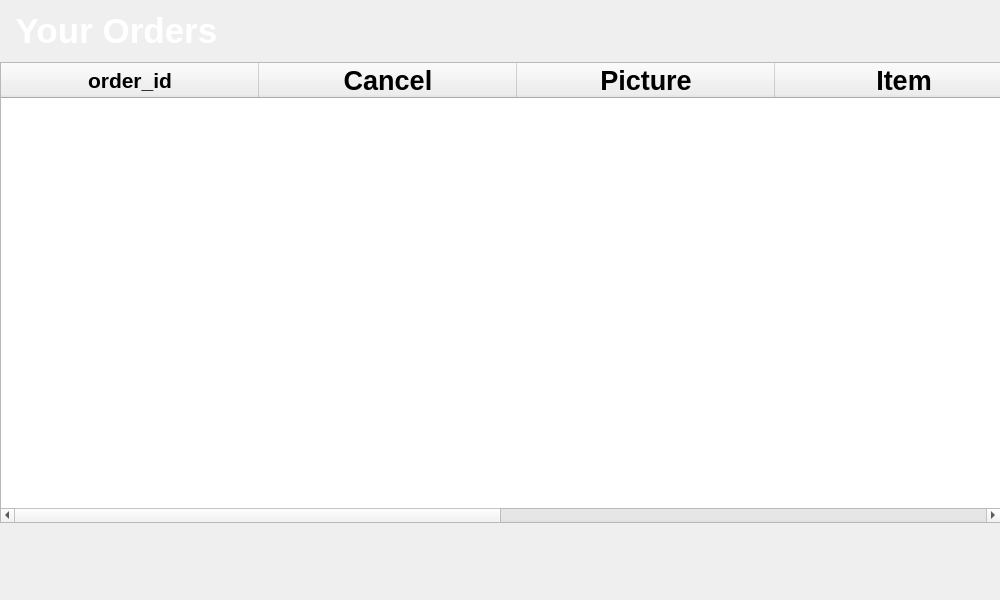
<?xml version="1.0" encoding="UTF-8"?>
<ui version="4.0">
 <class>MainWindow</class>
 <widget class="QMainWindow" name="MainWindow">
  <property name="geometry">
   <rect>
    <x>0</x>
    <y>0</y>
    <width>1000</width>
    <height>600</height>
   </rect>
  </property>
  <property name="minimumSize">
   <size>
    <width>0</width>
    <height>0</height>
   </size>
  </property>
  <property name="windowTitle">
   <string>MainWindow</string>
  </property>
  <property name="styleSheet">
   <string notr="true"/>
  </property>
  <widget class="QWidget" name="centralwidget">
   <widget class="QPushButton" name="pushButton_back">
    <property name="geometry">
     <rect>
      <x>6</x>
      <y>542</y>
      <width>161</width>
      <height>52</height>
     </rect>
    </property>
    <property name="font">
     <font>
      <pointsize>26</pointsize>
      <weight>75</weight>
      <bold>true</bold>
     </font>
    </property>
    <property name="styleSheet">
     <string notr="true">QPushButton{
	background-color: qlineargradient(spread:pad, x1:0, y1:505682, x2:1, y2:0.477, stop:0 rgba(11, 131, 120, 219), stop:1 rgba(85, 98, 112, 226));
	color: rgba(255, 255, 255, 210);
	border-radius: 5px;
}
QPushButton:hover{
	background-color: qlineargradient(spread:pad, x1:0, y1:505682, x2:1, y2:0.477, stop:0 rgba(150, 123, 111, 219), stop:1 rgba(85, 81, 84, 226));
}
QPushButton:pressed{
	padding-left: 5px;
	padding-top: 5px;
	background-color: rgba(150, 123, 111, 255);
}

</string>
    </property>
    <property name="text">
     <string/>
    </property>
    <property name="icon">
     <iconset>
      <normaloff>back.svg</normaloff>back.svg</iconset>
    </property>
    <property name="iconSize">
     <size>
      <width>30</width>
      <height>30</height>
     </size>
    </property>
   </widget>
   <widget class="QLabel" name="label">
    <property name="geometry">
     <rect>
      <x>6</x>
      <y>10</y>
      <width>221</width>
      <height>42</height>
     </rect>
    </property>
    <property name="font">
     <font>
      <pointsize>26</pointsize>
      <weight>75</weight>
      <italic>false</italic>
      <bold>true</bold>
     </font>
    </property>
    <property name="styleSheet">
     <string notr="true">color: white;</string>
    </property>
    <property name="text">
     <string>Your Orders </string>
    </property>
    <property name="alignment">
     <set>Qt::AlignRight|Qt::AlignTrailing|Qt::AlignVCenter</set>
    </property>
   </widget>
   <widget class="QLabel" name="label_2">
    <property name="geometry">
     <rect>
      <x>220</x>
      <y>6</y>
      <width>48</width>
      <height>48</height>
     </rect>
    </property>
    <property name="font">
     <font>
      <pointsize>48</pointsize>
      <italic>true</italic>
     </font>
    </property>
    <property name="text">
     <string/>
    </property>
    <property name="pixmap">
     <pixmap>orders.svg</pixmap>
    </property>
    <property name="scaledContents">
     <bool>false</bool>
    </property>
    <property name="alignment">
     <set>Qt::AlignLeading|Qt::AlignLeft|Qt::AlignTop</set>
    </property>
   </widget>
   <widget class="QTableWidget" name="tableWidget">
    <property name="geometry">
     <rect>
      <x>0</x>
      <y>62</y>
      <width>1001</width>
      <height>461</height>
     </rect>
    </property>
    <property name="font">
     <font>
      <pointsize>16</pointsize>
      <weight>75</weight>
      <bold>true</bold>
     </font>
    </property>
    <property name="styleSheet">
     <string notr="true"/>
    </property>
    <property name="sizeAdjustPolicy">
     <enum>QAbstractScrollArea::AdjustToContents</enum>
    </property>
    <attribute name="horizontalHeaderCascadingSectionResizes">
     <bool>false</bool>
    </attribute>
    <attribute name="horizontalHeaderDefaultSectionSize">
     <number>258</number>
    </attribute>
    <attribute name="horizontalHeaderStretchLastSection">
     <bool>true</bool>
    </attribute>
    <column>
     <property name="text">
      <string>order_id</string>
     </property>
    </column>
    <column>
     <property name="text">
      <string>Cancel</string>
     </property>
     <property name="font">
      <font>
       <pointsize>20</pointsize>
       <weight>75</weight>
       <bold>true</bold>
      </font>
     </property>
     <property name="textAlignment">
      <set>AlignCenter</set>
     </property>
    </column>
    <column>
     <property name="text">
      <string>Picture</string>
     </property>
     <property name="font">
      <font>
       <pointsize>20</pointsize>
       <weight>75</weight>
       <bold>true</bold>
      </font>
     </property>
     <property name="textAlignment">
      <set>AlignHCenter|AlignTop</set>
     </property>
    </column>
    <column>
     <property name="text">
      <string>Item</string>
     </property>
     <property name="font">
      <font>
       <pointsize>20</pointsize>
       <weight>75</weight>
       <bold>true</bold>
      </font>
     </property>
     <property name="textAlignment">
      <set>AlignHCenter|AlignTop</set>
     </property>
    </column>
    <column>
     <property name="text">
      <string>Price</string>
     </property>
     <property name="font">
      <font>
       <pointsize>20</pointsize>
       <weight>75</weight>
       <bold>true</bold>
      </font>
     </property>
     <property name="textAlignment">
      <set>AlignHCenter|AlignTop</set>
     </property>
    </column>
    <column>
     <property name="text">
      <string>Delivery Address </string>
     </property>
     <property name="font">
      <font>
       <pointsize>20</pointsize>
       <weight>75</weight>
       <bold>true</bold>
      </font>
     </property>
     <property name="textAlignment">
      <set>AlignHCenter|AlignTop</set>
     </property>
    </column>
   </widget>
   <widget class="QLabel" name="label_3">
    <property name="geometry">
     <rect>
      <x>0</x>
      <y>0</y>
      <width>1000</width>
      <height>600</height>
     </rect>
    </property>
    <property name="text">
     <string/>
    </property>
    <property name="pixmap">
     <pixmap>image.png</pixmap>
    </property>
    <property name="scaledContents">
     <bool>false</bool>
    </property>
   </widget>
   <zorder>label_3</zorder>
   <zorder>pushButton_back</zorder>
   <zorder>label</zorder>
   <zorder>label_2</zorder>
   <zorder>tableWidget</zorder>
  </widget>
 </widget>
 <resources/>
 <connections/>
</ui>
